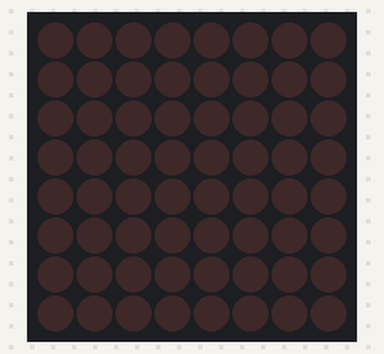
Recording of a sketch running on a simulated Arduino Nano, built with avr-gcc and run on an emulated ATmega328P. Parts: 8×8 LED matrix.

Above: at 0.1 s.
At 0.9 s:
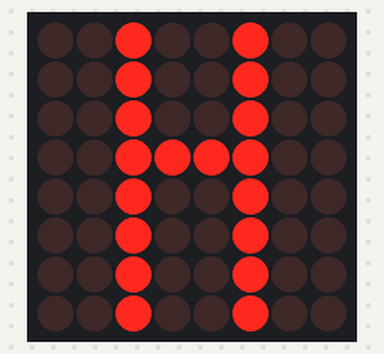
At 1.7 s:
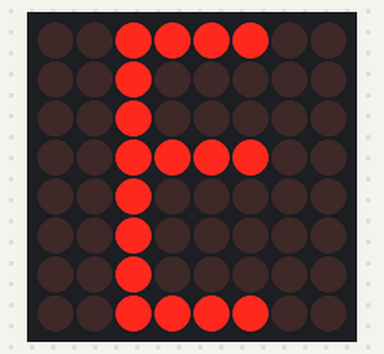
At 2.5 s:
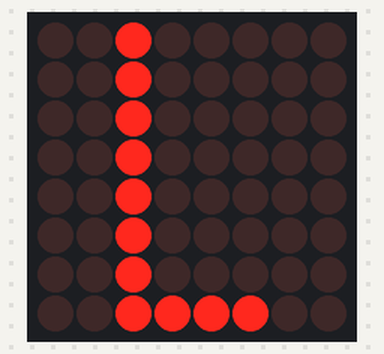
At 4.1 s:
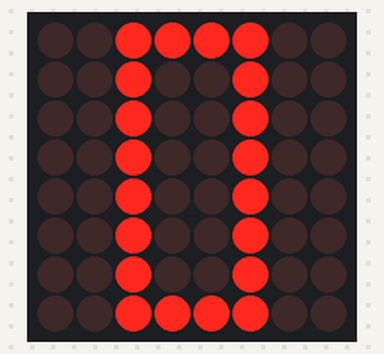
At 5.7 s:
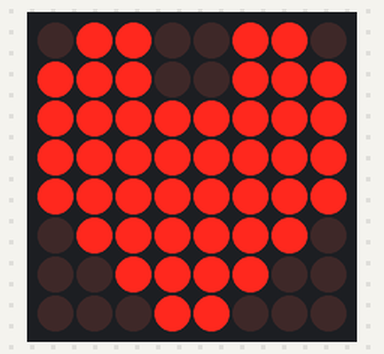

Measured:
- by itself, everything shown: repeats every 6.5 s, in 9 steps
- what the display in image 1 shows lasts 0.8 s, from 0.8 s to 1.6 s

The sketch:

sketch_apr08a-max7219-matrix-nano-test.ino
```cpp
// (licence header left out)
#include "LedControl.h"

LedControl lc = LedControl(12, 11, 10, 1);  // DIN (White), CLK (Orange), CS (Black), Matrices

unsigned long delayTime = 800;

void setup() {
  lc.shutdown(0, false);
  lc.setIntensity(0, 4);
  lc.clearDisplay(0);
}

void loop() {
  //writeArduinoOnMatrix();
  sayHello();
}

void writeArduinoOnMatrix() {
  /* here is the data for the characters */
  byte a[5]={B01111110,B10001000,B10001000,B10001000,B01111110};
  byte r[5]={B00111110,B00010000,B00100000,B00100000,B00010000};
  byte d[5]={B00011100,B00100010,B00100010,B00010010,B11111110};
  byte u[5]={B00111100,B00000010,B00000010,B00000100,B00111110};
  byte i[5]={B00000000,B00100010,B10111110,B00000010,B00000000};
  byte n[5]={B00111110,B00010000,B00100000,B00100000,B00011110};
  byte o[5]={B00011100,B00100010,B00100010,B00100010,B00011100};

  /* now display them one by one with a small delay */
  lc.setRow(0,0,a[0]);
  lc.setRow(0,1,a[1]);
  lc.setRow(0,2,a[2]);
  lc.setRow(0,3,a[3]);
  lc.setRow(0,4,a[4]);
  delay(delayTime);
  lc.setRow(0,0,r[0]);
  lc.setRow(0,1,r[1]);
  lc.setRow(0,2,r[2]);
  lc.setRow(0,3,r[3]);
  lc.setRow(0,4,r[4]);
  delay(delayTime);
  lc.setRow(0,0,d[0]);
  lc.setRow(0,1,d[1]);
  lc.setRow(0,2,d[2]);
  lc.setRow(0,3,d[3]);
  lc.setRow(0,4,d[4]);
  delay(delayTime);
  lc.setRow(0,0,u[0]);
  lc.setRow(0,1,u[1]);
  lc.setRow(0,2,u[2]);
  lc.setRow(0,3,u[3]);
  lc.setRow(0,4,u[4]);
  delay(delayTime);
  lc.setRow(0,0,i[0]);
  lc.setRow(0,1,i[1]);
  lc.setRow(0,2,i[2]);
  lc.setRow(0,3,i[3]);
  lc.setRow(0,4,i[4]);
  delay(delayTime);
  lc.setRow(0,0,n[0]);
  lc.setRow(0,1,n[1]);
  lc.setRow(0,2,n[2]);
  lc.setRow(0,3,n[3]);
  lc.setRow(0,4,n[4]);
  delay(delayTime);
  lc.setRow(0,0,o[0]);
  lc.setRow(0,1,o[1]);
  lc.setRow(0,2,o[2]);
  lc.setRow(0,3,o[3]);
  lc.setRow(0,4,o[4]);
  delay(delayTime);
  lc.setRow(0,0,0);
  lc.setRow(0,1,0);
  lc.setRow(0,2,0);
  lc.setRow(0,3,0);
  lc.setRow(0,4,0);
  delay(delayTime);
}

void sayHello() {
  const byte anim0[8] = {B00000000,B00000000,B00000000,B00000000,B00000000,B00000000,B00000000,B00000000};
  const byte animh[8] = {B00100100,B00100100,B00100100,B00111100,B00100100,B00100100,B00100100,B00100100};
  const byte anime[8] = {B00111100,B00100000,B00100000,B00111100,B00100000,B00100000,B00100000,B00111100};
  const byte animl[8] = {B00100000,B00100000,B00100000,B00100000,B00100000,B00100000,B00100000,B00111100};
  const byte animo[8] = {B00111100,B00100100,B00100100,B00100100,B00100100,B00100100,B00100100,B00111100};
  const byte animx[8] = {B00000100,B00000100,B00000100,B00000100,B00000100,B00000000,B00000100,B00000100};
  const byte heart[8] = {B01100110,B11100111,B11111111,B11111111,B11111111,B01111110,B00111100,B00011000};

  lc.setRow(0,0,anim0[0]);
  lc.setRow(0,1,anim0[1]);
  lc.setRow(0,2,anim0[2]);
  lc.setRow(0,3,anim0[3]);
  lc.setRow(0,4,anim0[4]);
  lc.setRow(0,5,anim0[5]);
  lc.setRow(0,6,anim0[6]);
  lc.setRow(0,7,anim0[7]);
  delay(delayTime);

  lc.setRow(0,0,animh[0]);
  lc.setRow(0,1,animh[1]);
  lc.setRow(0,2,animh[2]);
  lc.setRow(0,3,animh[3]);
  lc.setRow(0,4,animh[4]);
  lc.setRow(0,5,animh[5]);
  lc.setRow(0,6,animh[6]);
  lc.setRow(0,7,animh[7]);
  delay(delayTime);

  lc.setRow(0,0,anime[0]);
  lc.setRow(0,1,anime[1]);
  lc.setRow(0,2,anime[2]);
  lc.setRow(0,3,anime[3]);
  lc.setRow(0,4,anime[4]);
  lc.setRow(0,5,anime[5]);
  lc.setRow(0,6,anime[6]);
  lc.setRow(0,7,anime[7]);
  delay(delayTime);

  lc.setRow(0,0,animl[0]);
  lc.setRow(0,1,animl[1]);
  lc.setRow(0,2,animl[2]);
  lc.setRow(0,3,animl[3]);
  lc.setRow(0,4,animl[4]);
  lc.setRow(0,5,animl[5]);
  lc.setRow(0,6,animl[6]);
  lc.setRow(0,7,animl[7]);
  delay(delayTime);

  lc.clearDisplay(0);
  delay(50);

  lc.setRow(0,0,animl[0]);
  lc.setRow(0,1,animl[1]);
  lc.setRow(0,2,animl[2]);
  lc.setRow(0,3,animl[3]);
  lc.setRow(0,4,animl[4]);
  lc.setRow(0,5,animl[5]);
  lc.setRow(0,6,animl[6]);
  lc.setRow(0,7,animl[7]);
  delay(delayTime);

  lc.setRow(0,0,animo[0]);
  lc.setRow(0,1,animo[1]);
  lc.setRow(0,2,animo[2]);
  lc.setRow(0,3,animo[3]);
  lc.setRow(0,4,animo[4]);
  lc.setRow(0,5,animo[5]);
  lc.setRow(0,6,animo[6]);
  lc.setRow(0,7,animo[7]);
  delay(delayTime);

  lc.setRow(0,0,animx[0]);
  lc.setRow(0,1,animx[1]);
  lc.setRow(0,2,animx[2]);
  lc.setRow(0,3,animx[3]);
  lc.setRow(0,4,animx[4]);
  lc.setRow(0,5,animx[5]);
  lc.setRow(0,6,animx[6]);
  lc.setRow(0,7,animx[7]);
  delay(delayTime);

  lc.setRow(0,0,heart[0]);
  lc.setRow(0,1,heart[1]);
  lc.setRow(0,2,heart[2]);
  lc.setRow(0,3,heart[3]);
  lc.setRow(0,4,heart[4]);
  lc.setRow(0,5,heart[5]);
  lc.setRow(0,6,heart[6]);
  lc.setRow(0,7,heart[7]);
  delay(delayTime);
}
```
